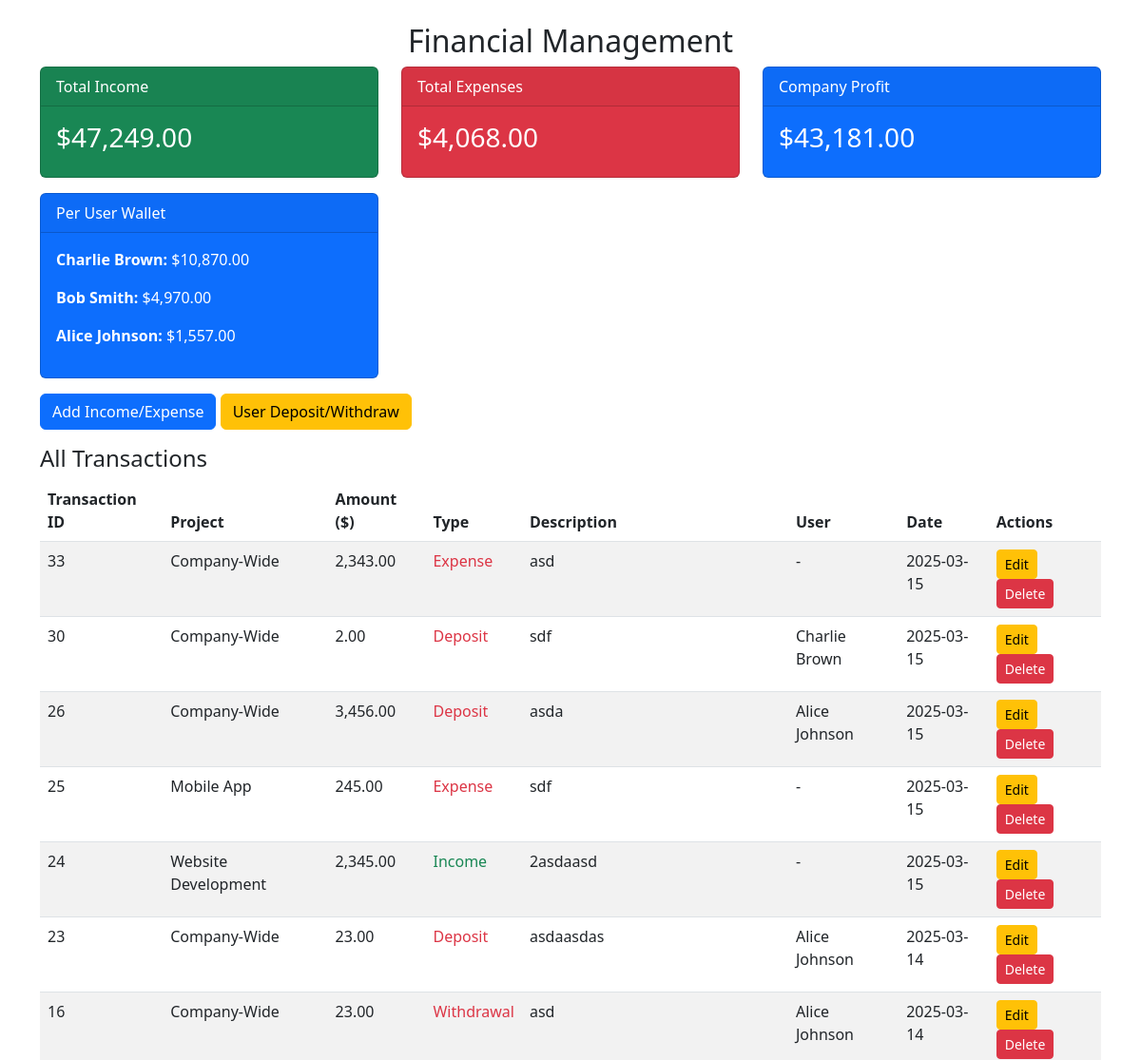
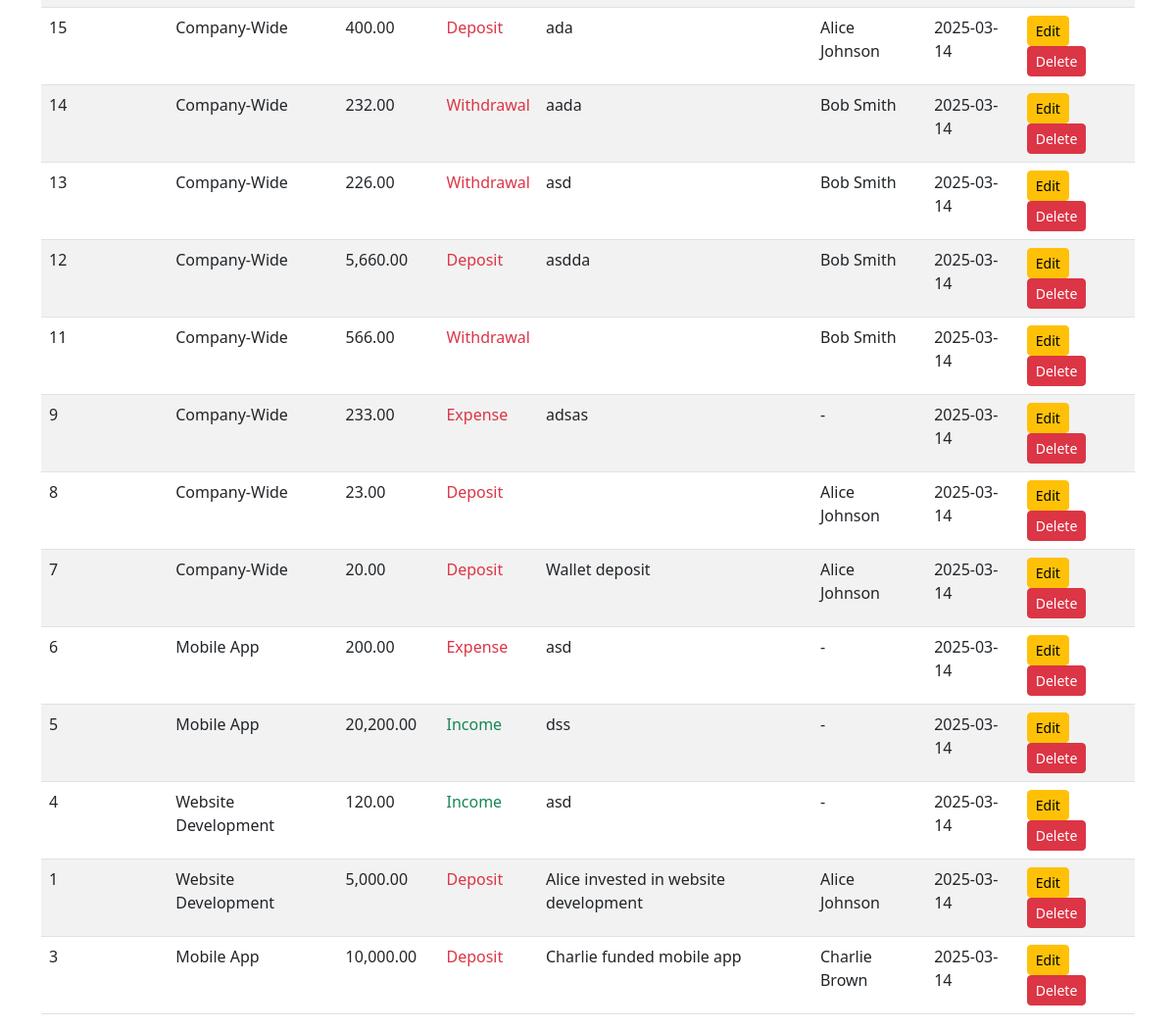
/admins/financials.php, run on an earlier commit of the app's database (2 pictures, top to bottom).
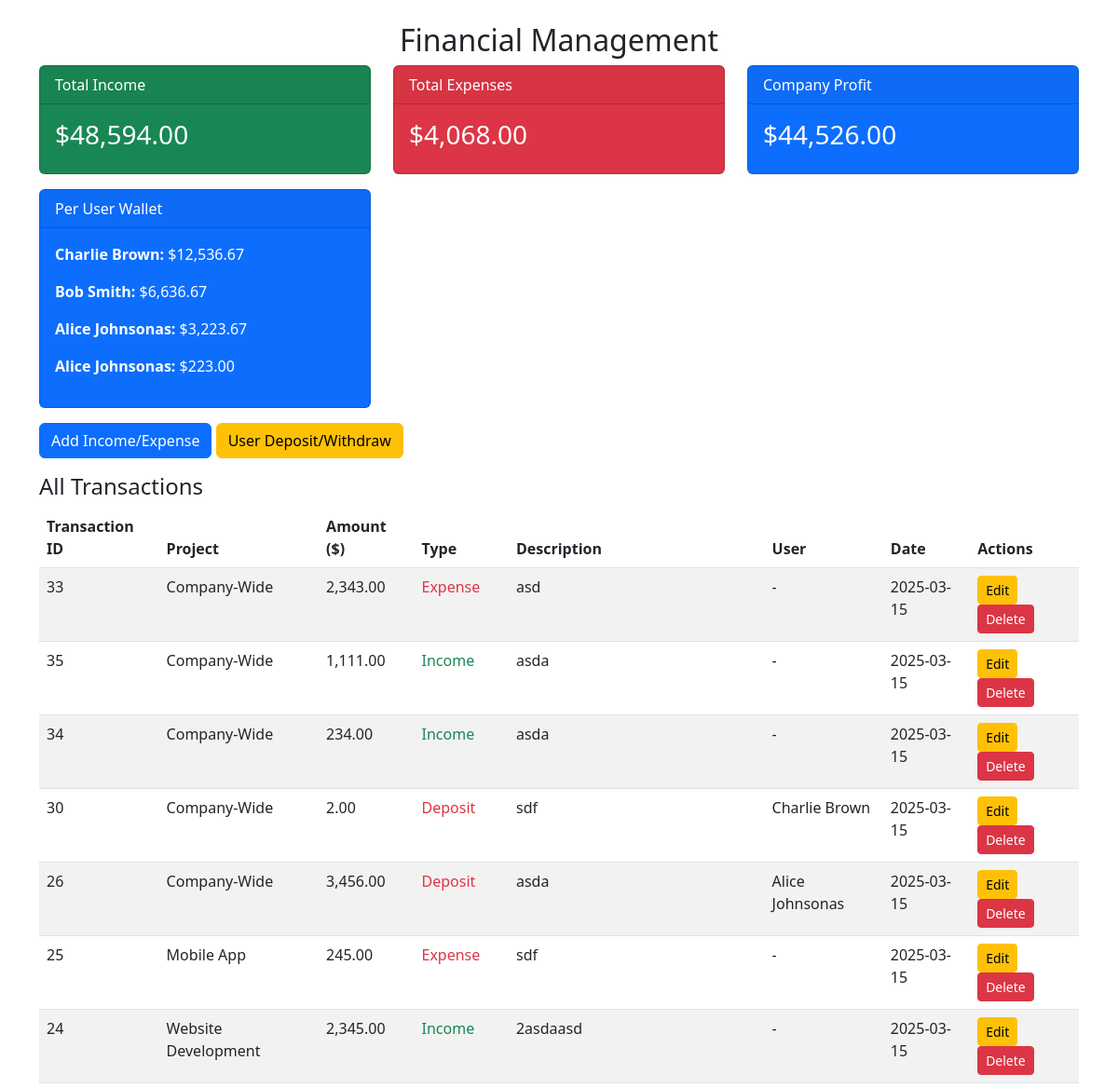
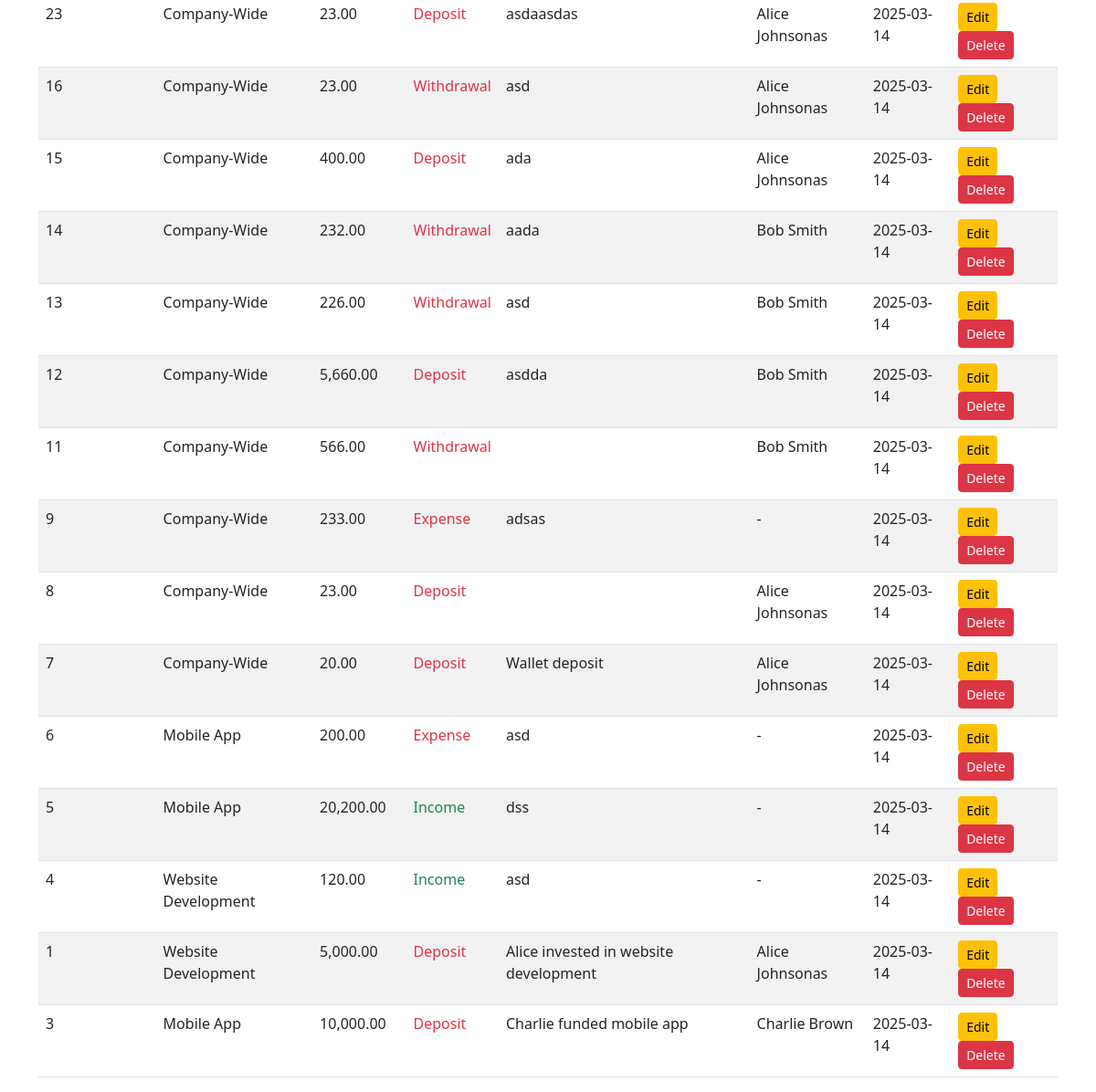
And on a later commit of the database (2 pictures, top to bottom).
### tables this page shows
CREATE TABLE `user_wallets` (
  `wallet_id` int(11) NOT NULL,
  `user_id` int(11) DEFAULT NULL,
  `amount` decimal(12,2) NOT NULL,
  `transaction_type` enum('deposit','withdrawal') NOT NULL,
  `status` enum('pending','approved','rejected') DEFAULT 'pending',
  `transaction_date` timestamp NOT NULL DEFAULT current_timestamp()
);

CREATE TABLE `users` (
  `user_id` int(11) NOT NULL,
  `name` varchar(255) NOT NULL,
  `email` varchar(255) NOT NULL,
  `password_hash` varchar(255) NOT NULL,
  `role` enum('admin','employee','investor') NOT NULL,
  `wallet_balance` decimal(12,2) DEFAULT 0.00,
  `created_at` timestamp NOT NULL DEFAULT current_timestamp()
);

CREATE TABLE `transactions` (
  `transaction_id` int(11) NOT NULL,
  `user_id` int(11) DEFAULT NULL,
  `project_id` int(11) DEFAULT NULL,
  `amount` decimal(12,2) NOT NULL,
  `transaction_type` enum('income','expense','deposit','withdrawal') NOT NULL,
  `category` varchar(255) DEFAULT NULL,
  `description` text DEFAULT NULL,
  `transaction_date` timestamp NOT NULL DEFAULT current_timestamp(),
  `recorded_by` int(11) DEFAULT NULL
);

CREATE TABLE `projects` (
  `project_id` int(11) NOT NULL,
  `name` varchar(255) NOT NULL,
  `description` text DEFAULT NULL,
  `start_date` date DEFAULT NULL,
  `end_date` date DEFAULT NULL,
  `created_at` timestamp NOT NULL DEFAULT current_timestamp(),
  `status` enum('pending','in_progress','completed') NOT NULL DEFAULT 'pending'
);

### admins/financials.php (the view, shortened to what the changed rows need)
<?php
require 'db_connect.php';
$companyFinanceQuery = $conn->query("
    SELECT
        SUM(CASE WHEN transaction_type IN ('income', 'deposit') THEN amount ELSE 0 END) AS total_income,
        SUM(CASE WHEN transaction_type IN ('expense', 'withdrawal') THEN amount ELSE 0 END) AS total_expense
    FROM transactions
");
$companyFinance = $companyFinanceQuery->fetch_assoc();
$company_profit = $companyFinance['total_income'] - $companyFinance['total_expense'];
$transactions = $conn->query("
    SELECT t.transaction_id, t.amount, t.transaction_type, t.description, t.transaction_date,
           p.name AS project_name, u.name AS user_name
    FROM transactions t
    LEFT JOIN projects p ON t.project_id = p.project_id
    LEFT JOIN users u ON t.user_id = u.user_id
    ORDER BY t.transaction_date DESC
");
$userWalletsQuery = $conn->query("
    SELECT u.name, uw.amount
    FROM users u
    LEFT JOIN user_wallets uw ON u.user_id = uw.user_id
    ORDER BY uw.amount DESC
");
?>
<!DOCTYPE html>
<html lang="en">
<head>
    <link rel="stylesheet" href="https://cdn.jsdelivr.net/npm/bootstrap@5.3.0/dist/css/bootstrap.min.css">
</head>
<body>
    <div class="container mt-4">
        <h2 class="text-center">Financial Management</h2>
        <div class="row">
            <div class="col-md-4">
                <div class="card text-white bg-success mb-3">
                    <div class="card-body">
                        <h3 class="card-title">$<?php echo number_format($companyFinance['total_income'], 2); ?></h3>
                    </div>
                </div>
            </div>
            <div class="col-md-4">
                <div class="card text-white bg-primary mb-3">
                    <div class="card-body">
                        <h3 class="card-title">$<?php echo number_format($company_profit, 2); ?></h3>
                    </div>
                </div>
            </div>
            <div class="col-md-4">
                <div class="card text-white bg-primary mb-3">
                    <div class="card-body" style="max-height: 300px; overflow-y: auto;">
                        <?php while ($userWallet = $userWalletsQuery->fetch_assoc()): ?>
                            <p>
                                <strong><?php echo htmlspecialchars($userWallet['name']); ?>:</strong>
                                $<?php echo number_format($userWallet['amount'] ?? 0, 2); ?>
                            </p>
                        <?php endwhile; ?>
                    </div>
                </div>
            </div>
        </div>
        <table class="table table-striped">
            <thead>
                <tr>
                    <th>Transaction ID</th>
                    <th>Project</th>
                    <th>Amount ($)</th>
                    <th>Type</th>
                    <th>Description</th>
                    <th>User</th>
                    <th>Date</th>
                    <th>Actions</th>
                </tr>
            </thead>
            <tbody>
                <?php while ($transaction = $transactions->fetch_assoc()) : ?>
                    <tr>
                        <td><?php echo $transaction['transaction_id']; ?></td>
                        <td><?php echo $transaction['project_name'] ?? 'Company-Wide'; ?></td>
                        <td><?php echo number_format($transaction['amount'], 2); ?></td>
                        <td class="<?php echo $transaction['transaction_type'] === 'income' ? 'text-success' : 'text-danger'; ?>">
                            <?php echo ucfirst($transaction['transaction_type']); ?>
                        </td>
                        <td><?php echo $transaction['description']; ?></td>
                        <td>
                            <?php
                            if ($transaction['transaction_type'] === 'withdrawal' || $transaction['transaction_type'] === 'deposit') {
                                echo $transaction['user_name'] ?? 'N/A';
                            } else {
                                echo '-';
                            }
                            ?>
                        </td>
                        <td><?php echo date("Y-m-d", strtotime($transaction['transaction_date'])); ?></td>
                        <td>
                            <button class="btn btn-sm btn-warning edit-btn"
                                data-id="<?php echo $transaction['transaction_id']; ?>"
                                data-amount="<?php echo $transaction['amount']; ?>"
                                data-type="<?php echo $transaction['transaction_type']; ?>"
                                data-description="<?php echo $transaction['description']; ?>"
                                data-user-id="<?php echo $transaction['user_id'] ?? ''; ?>"
                                data-project-id="<?php echo $transaction['project_id'] ?? ''; ?>"
                                data-bs-toggle="modal" data-bs-target="#editTransactionModal">
                                Edit
                            </button>
                            <button class="btn btn-sm btn-danger delete-btn"
                                data-id="<?php echo $transaction['transaction_id']; ?>"
                                data-bs-toggle="modal" data-bs-target="#deleteTransactionModal">Delete</button>
                        </td>
                    </tr>
                <?php endwhile; ?>
            </tbody>
        </table>
    </div>
</body>
</html>

What changed in the data, as far as the page shows it:
changed user_wallets "Charlie Brown": amount "10,870.00" → "12,536.67"
changed user_wallets "Bob Smith": amount "4,970.00" → "6,636.67"
changed user_wallets (number 3 of 4 on the later page): user.name "Alice Johnson" → "Alice Johnsonas"; amount "1,557.00" → "3,223.67"
added user_wallets: user.name "Alice Johnsonas", amount "223.00"
added transactions: transaction_id "35", project_name "Company-Wide", amount "1,111.00", transaction_type "Income", description "asda", transaction_date "2025-03-15"
added transactions: transaction_id "34", project_name "Company-Wide", amount "234.00", transaction_type "Income", description "asda", transaction_date "2025-03-15"
changed through a linked row, transactions id 26: user.name "Alice Johnson" → "Alice Johnsonas"
changed through a linked row, transactions "asdaasdas": user.name "Alice Johnson" → "Alice Johnsonas"
changed through a linked row, transactions id 16: user.name "Alice Johnson" → "Alice Johnsonas"
changed through a linked row, transactions "ada": user.name "Alice Johnson" → "Alice Johnsonas"
changed through a linked row, transactions id 8: user.name "Alice Johnson" → "Alice Johnsonas"
changed through a linked row, transactions "Wallet deposit": user.name "Alice Johnson" → "Alice Johnsonas"
changed through a linked row, transactions "Alice invested in website development": user.name "Alice Johnson" → "Alice Johnsonas"
Also different on the page:
$companyFinance['total_income']: "47,249.00" → "48,594.00"
$company_profit: "43,181.00" → "44,526.00"
